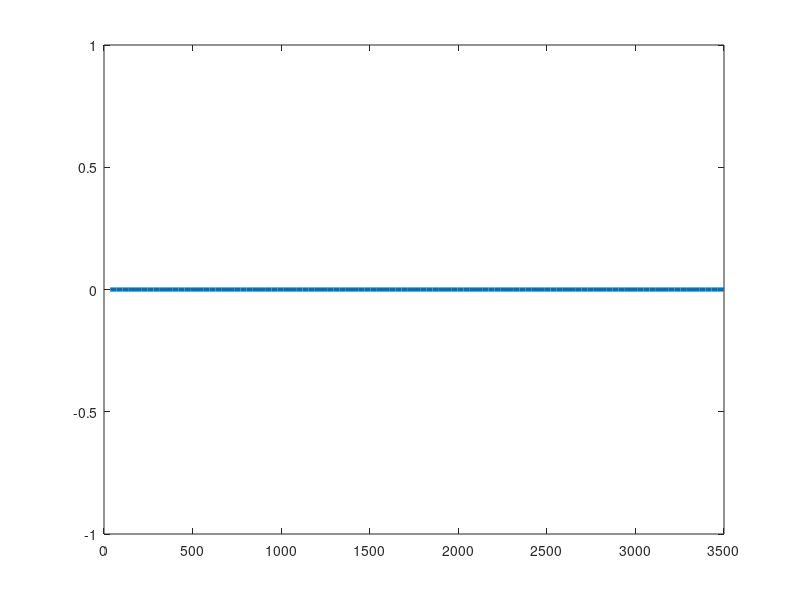

The MATLAB source for this figure:
%% Plots blob volumes, number, and surface area
% Takes in data generated by batchProcessSrtucturePower.m
% 2023/11/03 -
%% Data info
% dataDir = 'Session 56, Exp 1';
% dataDir = '<redacted original absolute path>';
dataDir = 'Session 45, Exp 3';
dataName = 'blobInfo_t%03i.mat';

timeRange = 1:100;

%% It
numObjs = zeros(1,numel(timeRange));
volStats = zeros(2,numel(timeRange));
surfStats = volStats;
maxintStats = volStats;
for tInd = 1:numel(timeRange)
    currT = timeRange(tInd);
    currName = fullfile(dataDir,sprintf(dataName,currT));
    if isfile(fullfile(dataDir,sprintf(dataName,currT)))
        load(currName);
    else
        continue
    end
    numObjs(tInd) = size(propStructBW,1);
    volStats(:,tInd) = [mean([propStructBW.Volume]); std([propStructBW.Volume])];
    surfStats(:,tInd) =[mean([propStructBW.SurfaceArea]); std([propStructBW.SurfaceArea])];
    maxintStats(:,tInd) =[mean([propStructBW.MaxIntensity]); std([propStructBW.MaxIntensity])];

end

%% Plot
 
% figure
% plot(timeRange*35,(volStats(1,:)).^(1/3)*.733,'LineWidth',3)
% hold on
% plot(timeRange*35,numObjs,'LineWidth',3)
% xlabel('Time (seconds)')
% legend('Mean object radius', 'Number of objects')
% set(gca,'FontSize',20);
% xlim([0 3600])
% xlim([0 3500])
% box on
% legend('Mean object radius (um)', 'Number of objects')
% 
% figure
% plot(timeRange*35, surfStats(1,:),'LineWidth',3)

%% plot hold
currField = numObjs;
% currField = (volStats(1,:)).^(1/3);
deltaT = 35;

plot(timeRange*35,currField,'LineWidth',3)
hold on
